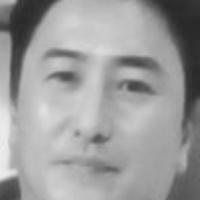
#> input picture Facial-Reco2/Face_Images/AnJungHwan/10.jpg, 200 x 200 px
$ python -i Face_Reco.py   (imports and definitions only)
#> lines starting #> are read from the running program, lines starting #| are printed output that depends on the picture; after the words box and inside, x2 and y2 are one past the last pixel; in counts of white or black regions, pixels touching at a corner belong together
import cv2
import numpy as np
import os
from os import listdir
from os.path import isfile, join

# [22 lines left out: function detect_face, not called in this run]


def prepare_training_data(data_folder_path):

    #------STEP-1--------
    #get the directories (one directory for each subject) in data folder
#> further down, picture is the input picture: shape (200, 200, 3); min 39, max 237, mean 156
    dirs = os.listdir(data_folder_path)

    #list to hold all subject faces
    faces = []
    #list to hold labels for all subjects
    labels = []

    #let's go through each directory and read images within it
    for dir_name in dirs:

        #our subject directories start with letter 's' so
        #ignore any non-relevant directories if any
        if not dir_name.startswith("s"):
            continue;

        #------STEP-2--------
        #extract label number of subject from dir_name
        #format of dir name = slabel
        #, so removing letter 's' from dir_name will give us label
        label = int(dir_name.replace("s", ""))

        #build path of directory containin images for current subject subject
        #sample subject_dir_path = "training-data/s1"
        subject_dir_path = data_folder_path + "/" + dir_name

        #get the images names that are inside the given subject directory
        subject_images_names = os.listdir(subject_dir_path)

        #------STEP-3--------
        #go through each image name, read image,
        #detect face and add face to list of faces
        for image_name in subject_images_names:

            #ignore system files like .DS_Store
            if image_name.startswith("."):
                continue;

            #build image path
            #sample image path = training-data/s1/1.pgm
            image_path = subject_dir_path + "/" + image_name

            #read image
            image = cv2.imread(image_path)

            #display an image window to show the image
            cv2.imshow("Training on image...", cv2.resize(image, (400, 500)))
            cv2.waitKey(100)

            #detect face
            face, rect = detect_face(image)

            #------STEP-4--------
            #for the purpose of this tutorial
            #we will ignore faces that are not detected
            if face is not None:
                #add face to list of faces
                faces.append(face)
                #add label for this face
                labels.append(label)
            #print(faces,labels)
    cv2.destroyAllWindows()
    cv2.waitKey(1)
    cv2.destroyAllWindows()

    return faces, labels


# I have defined a function that takes the path, where training subjects' folders are stored, as parameter. This function follows the same 4 prepare data substeps mentioned above.
#
# **(step-1)** On _line 8_ I am using `os.listdir` method to read names of all folders stored on path passed to function as parameter. On _line 10-13_ I am defining labels and faces vectors.
#
# **(step-2)** After that I traverse through all subjects' folder names and from each subject's folder name on _line 27_ I am extracting the label information. As folder names follow the `sLabel` naming convention so removing the  letter `s` from folder name will give us the label assigned to that subject.
#
# **(step-3)** On _line 34_, I read all the images names of of the current subject being traversed and on _line 39-66_ I traverse those images one by one. On _line 53-54_ I am using OpenCV's `imshow(window_title, image)` along with OpenCV's `waitKey(interval)` method to display the current image being traveresed. The `waitKey(interval)` method pauses the code flow for the given interval (milliseconds), I am using it with 100ms interval so that we can view the image window for 100ms. On _line 57_, I detect face from the current image being traversed.
#
# **(step-4)** On _line 62-66_, I add the detected face and label to their respective vectors.

# But a function can't do anything unless we call it on some data that it has to prepare, right? Don't worry, I have got data of two beautiful and famous celebrities. I am sure you will recognize them!
#
# ![training-data](visualization/tom-shahrukh.png)
#
# Let's call this function on images of these beautiful celebrities to prepare data for training of our Face Recognizer. Below is a simple code to do that.

# In[5]:

#let's first prepare our training data
#data will be in two lists of same size
#one list will contain all the faces
#and other list will contain respective labels for each face
# [1 line not run here, left out]
# [1 line that did not run here, left out]
# [5 lines not run here, left out]

# This was probably the boring part, right? Don't worry, the fun stuff is coming up next. It's time to train our own face recognizer so that once trained it can recognize new faces of the persons it was trained on. Read? Ok then let's train our face recognizer.

# ### Train Face Recognizer

# As we know, OpenCV comes equipped with three face recognizers.
#
# 1. EigenFace Recognizer: This can be created with `cv2.face.createEigenFaceRecognizer()`
# 2. FisherFace Recognizer: This can be created with `cv2.face.createFisherFaceRecognizer()`
# 3. Local Binary Patterns Histogram (LBPH): This can be created with `cv2.face.LBPHFisherFaceRecognizer()`
#
# I am going to use LBPH face recognizer but you can use any face recognizer of your choice. No matter which of the OpenCV's face recognizer you use the code will remain the same. You just have to change one line, the face recognizer initialization line given below.

# In[6]:

#create our LBPH face recognizer
model = cv2.face.LBPHFaceRecognizer_create()

#or use EigenFaceRecognizer by replacing above line with
#face_recognizer = cv2.face.EigenFaceRecognizer_create()

#or use FisherFaceRecognizer by replacing above line with
#face_recognizer = cv2.face.FisherFaceRecognizer_create()


# Now that we have initialized our face recognizer and we also have prepared our training data, it's time to train the face recognizer. We will do that by calling the `train(faces-vector, labels-vector)` method of face recognizer.

# In[7]:

#train our face recognizer of our training faces
# [2 lines not run here, left out]

def draw_rectangle(img, rect):
    (x,y,w,h) = rect
    cv2.rectangle(img, (x,y), (x+w, y+h), (0,255,0), 2)


def draw_text(img,text, x,y):
    cv2.putText(img, text, (x,y), cv2.FONT_HERSHEY_PLAIN, 1.5,(0,255,0),2)


# [22 lines left out: function predict, not called in this run]

    #return img
#캠에서의 얼굴 찾아내기함수
def face_detector(img):
    gray = cv2.cvtColor(img, cv2.COLOR_BGR2GRAY)
    face_cascade = cv2.CascadeClassifier('haarcascade_frontalface_default.xml')

    #let's detect multiscale (some images may be closer to camera than others) images
    #result is a list of faces
    faces = face_cascade.detectMultiScale(gray, scaleFactor=1.3, minNeighbors=5);
#> faces = [[8, 9, 181, 181]]

    if faces is():
        return img,[]

    for(x,y,w,h) in faces:
        cv2.rectangle(img, (x,y),(x+w,y+h),(0,255,255),2)
        roi = img[y:y+h, x:x+w]
        roi = cv2.resize(roi, (400,500))
#> this loop made 1 pass
#> pass 1, in face_detector, `roi = img[y:y+h, x:x+w]`:
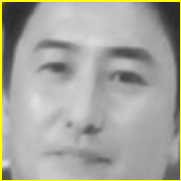
#> roi: shape (181, 181, 3); mean B, G, R 157.7, 166.1, 166.1
#> pass 1, in face_detector, `roi = cv2.resize(roi, (400,500))`:
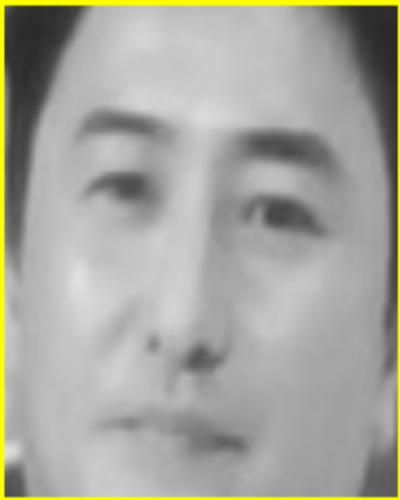
#> roi: shape (500, 400, 3); mean B, G, R 157.6, 165.9, 165.9
#> after the loop:
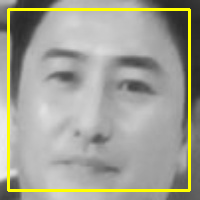
#> img: shape (200, 200, 3); 5.42% of pixels changed, all inside (x1, y1, x2, y2) = (7, 8, 191, 192)
    (x, y, w, h) = faces[0]
#> x = 8; y = 9; w = 181; h = 181

    #return only the face part of the image
    return img,roi


#카메라열기
# [46 lines not run here, left out]


>>> import cv2
>>> picture = cv2.imread('Facial-Reco2/Face_Images/AnJungHwan/10.jpg')
>>> result = face_detector(picture)
